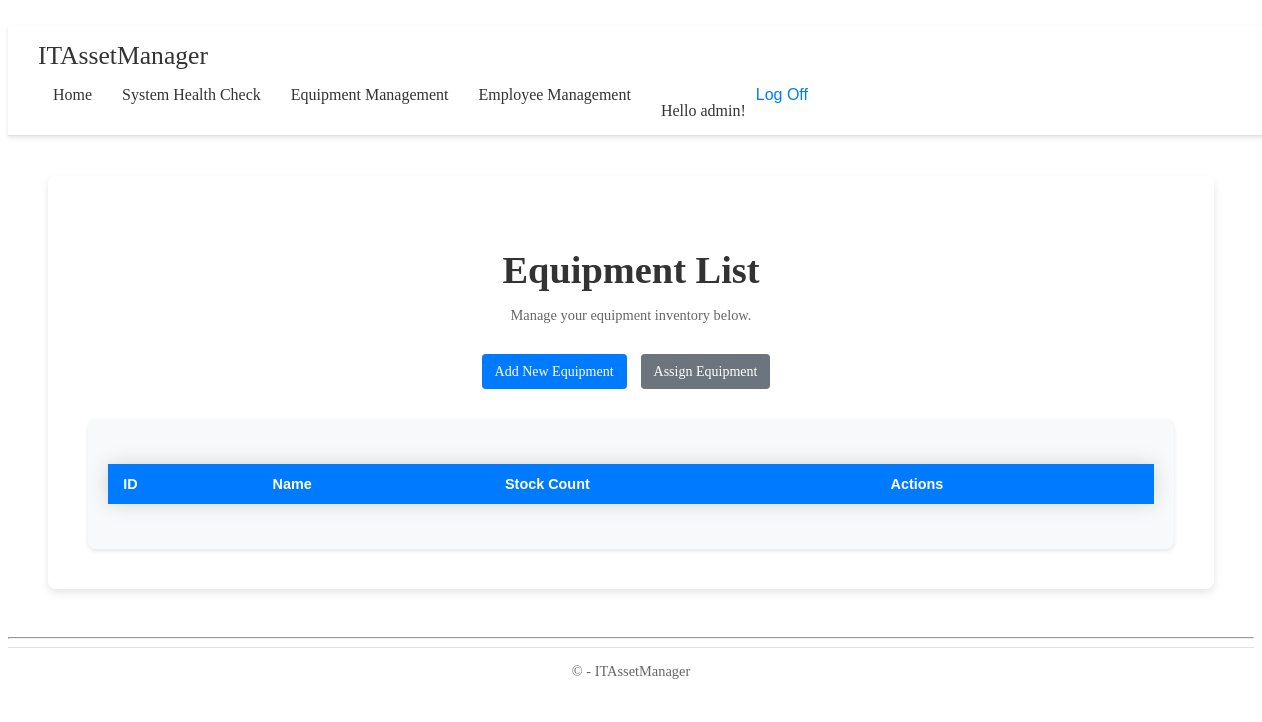
The app's page /equipment/ (signed in), older data.
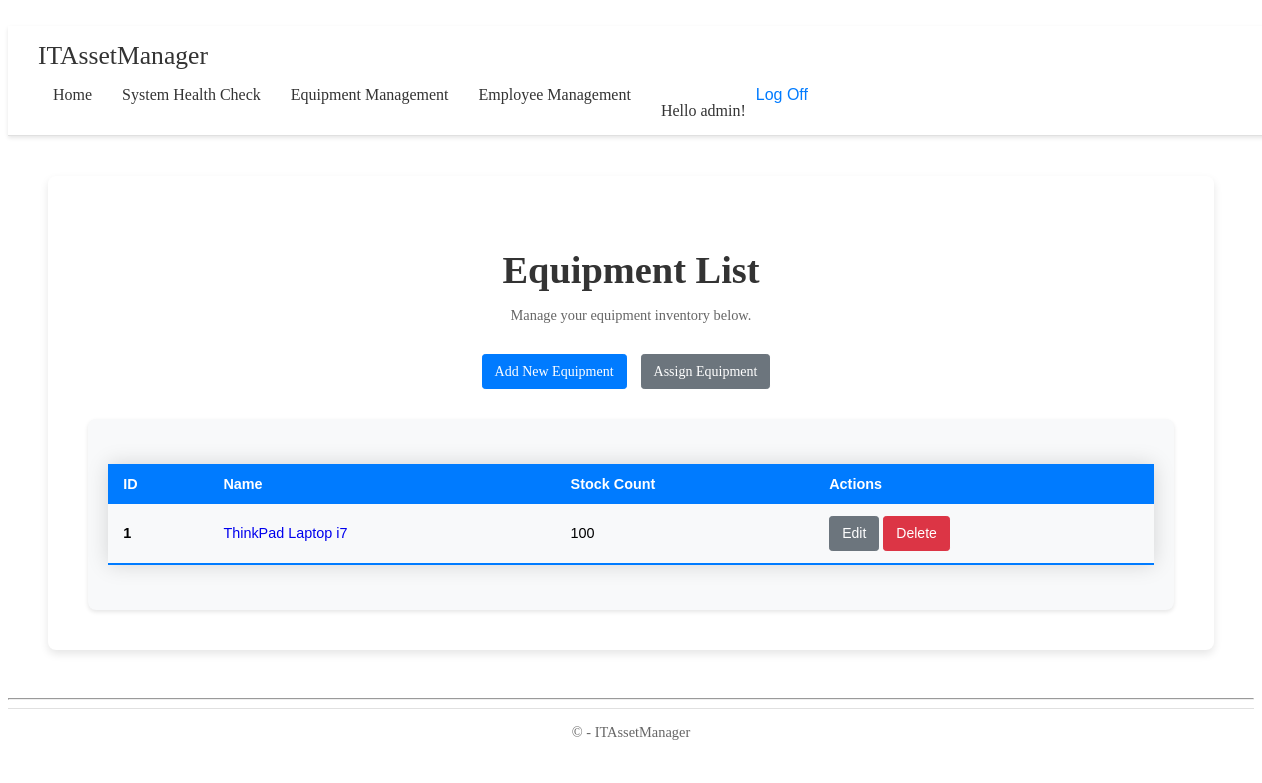
The same page, newer data.
### app/models.py (models this page shows, shortened)
class Equipment(models.Model):
    CONDITION_CHOICES = [
        ('new', 'New'),
        ('good', 'Good'),
        ('fair', 'Fair'),
        ('poor', 'Poor'),
        ('broken', 'Broken'),
    ]
    USAGE_STATUS_CHOICES = [
        ('free', 'Free'),
        ('in_use', 'In Use'),
        ('maintenance', 'Maintenance'),
        ('in_repair', 'In Repair'),  # New status added
    ]
    name = models.CharField(max_length=100)
    description = models.TextField(null=True, blank=True)  # Nullable and blankable
    purchased_date = models.DateField(default=date.today)  # Default to current day
    serial_number = models.CharField(max_length=100, unique=True)
    assigned_users = models.ManyToManyField(User, blank=True)  # Changed to ManyToManyField
    condition_status = models.CharField(max_length=10, choices=CONDITION_CHOICES, default='new')
    usage_status = models.CharField(max_length=15, choices=USAGE_STATUS_CHOICES, default='free')
    stock = models.PositiveIntegerField(default=0)  # New stock field

### app/decorators.py (the view)
    def wrapper(request, *args, **kwargs):
        if not request.user.is_authenticated:
            return redirect('login')
        return view_func(request, *args, **kwargs)

### app/views.py (called while the page is built)
@login_required
def equipment_list(request):
    equipments = Equipment.objects.all()
    return render(request, 'app/equipment/equipment_list.html', {'equipments': equipments})

### app/templates/app/equipment/equipment_list.html (shortened to what this page needs)
﻿{% extends 'app/base.html' %}
{% load static %}
{% block extra_head %}
<link rel="stylesheet" href="{% static 'app/content/equipment/equipment_list.css' %}">
{% endblock %}
{% block content %}
<main>
    <section class="dashboard">
        <div class="dashboard-header">
            <h2>Equipment List</h2>
            <p>Manage your equipment inventory below.</p>
        </div>
        <div class="dashboard-actions">
            <a href="{% url 'equipment_create' %}" class="btn btn-primary">Add New Equipment</a>
            <a href="{% url 'assign_equipment_list' %}" class="btn btn-secondary">Assign Equipment</a>
        </div>
        <div class="dashboard-grid">
            <div class="box">
                <table class="styled-table">
                    <thead>
                        <tr>
                            <th scope="col">ID</th>
                            <th scope="col">Name</th>
                            <th scope="col">Stock Count</th>
                            <th scope="col">Actions</th>
                        </tr>
                    </thead>
                    <tbody>
                        {% for equipment in equipments %}
                        <tr>
                            <th scope="row">{{ forloop.counter }}</th>
                            <td>
                                <a class="equipment-link" href="{% url 'equipment_detail' equipment.pk %}" style="text-decoration: none;">{{ equipment.name }}</a>
                            </td>
                            <td>{{ equipment.stock }}</td>
                            <td>
                                <a class="btn btn-secondary btn-sm" href="{% url 'equipment_update' equipment.pk %}">Edit</a>
                                <a class="btn btn-danger btn-sm" href="{% url 'equipment_delete' equipment.pk %}">Delete</a>
                            </td>
                        </tr>
                        {% endfor %}
                    </tbody>
                </table>
            </div>
        </div>
    </section>
</main>
{% endblock %}

Row changes from the older to the newer data that the page shows:
added Equipment: name "ThinkPad Laptop i7", stock "100"
